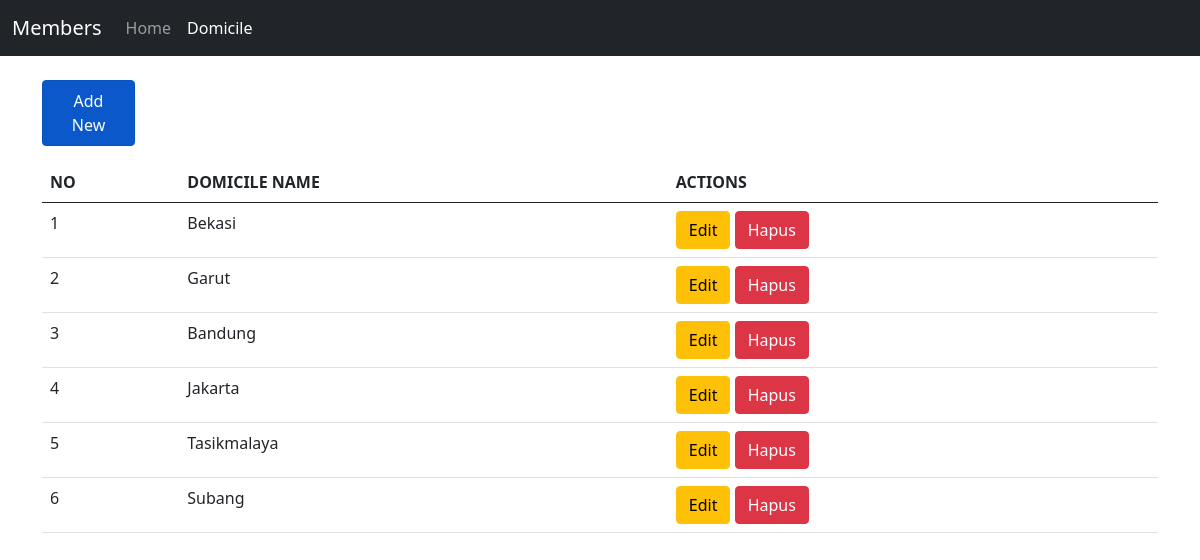
The page /source_code/domicile.php on the database its author committed.
### tables this page shows
CREATE TABLE `domicile` (
  `id_domicile` int(11) NOT NULL AUTO_INCREMENT,
  `domicile_name` varchar(255) NOT NULL,
  PRIMARY KEY (`id_domicile`)
);

### source_code/controllers/Domicile.controller.php (called while the page is built, shortened)
<?php
include_once("views/Domicile.view.php");
class DomicileController {
  private $domicile;
  function __construct(){
    $this->domicile = new Domicile(Conf::$db_host, Conf::$db_user, Conf::$db_pass, Conf::$db_name);
  }
  public function index() {
    $this->domicile->open();
    $this->domicile->getDomicile();
    $data = array();
    while($row = $this->domicile->getResult()){
      array_push($data, $row);
    }
    $view = new DomicileView();
    $view->render($data);
  }
}

### source_code/views/Domicile.view.php (the view, shortened to what this page needs)
<?php
  class DomicileView{
    public function render($data){
      $no = 1;
      $dataDomicile = null;
      foreach($data as $val)
      {
        list($id, $nama) = $val;
        $dataDomicile .= "<tr>
                <td>" . $no++ . "</td>
                <td>" . $nama . "</td>
                <td>
                <a href='domicileForm.php?id_edit=" . $id .  "&typeForm=edit' class='btn btn-warning''>Edit</a>
                <a href='domicile.php?id_hapus=" . $id . "' class='btn btn-danger''>Hapus</a>
                </td>
                </tr>";
      }
    }
  }

### rows shown on the page
domicile: domicile_name "Bekasi"
domicile: domicile_name "Garut"
domicile: domicile_name "Bandung"
domicile: domicile_name "Jakarta"
domicile: domicile_name "Tasikmalaya"
domicile: domicile_name "Subang"

### other values the page prints
$this->content "Members Home Domicile Add New NO DOMICILE NAME ACTIONS"
